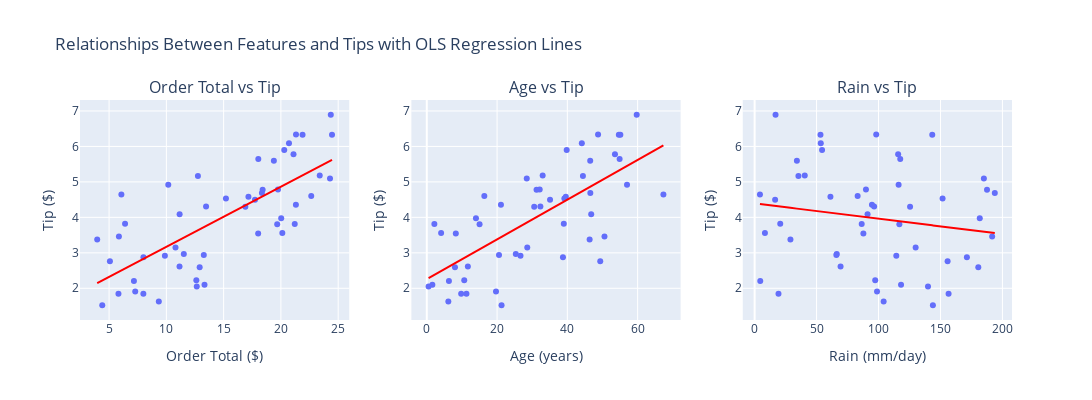

Here is the notebook cell this chart was saved with:
### Code cell
# Create a DataFrame for easier plotting
df = pd.DataFrame({"Order Total": order_totals, "Age": age, "Rain": rain, "Tip": observed_tips})

# Create subplots manually
fig = make_subplots(
    rows=1, cols=3, subplot_titles=("Order Total vs Tip", "Age vs Tip", "Rain vs Tip")
)

# Create individual plots with trendlines using plotly express
fig1 = px.scatter(df, x="Order Total", y="Tip", trendline="ols", trendline_color_override="red")
fig2 = px.scatter(df, x="Age", y="Tip", trendline="ols", trendline_color_override="red")
fig3 = px.scatter(df, x="Rain", y="Tip", trendline="ols", trendline_color_override="red")

# Add traces from individual figures to subplots
for trace in fig1.data:
    fig.add_trace(trace, row=1, col=1)

for trace in fig2.data:
    fig.add_trace(trace, row=1, col=2)

for trace in fig3.data:
    fig.add_trace(trace, row=1, col=3)

# Update axes labels
fig.update_xaxes(title_text="Order Total ($)", row=1, col=1)
fig.update_xaxes(title_text="Age (years)", row=1, col=2)
fig.update_xaxes(title_text="Rain (mm/day)", row=1, col=3)
fig.update_yaxes(title_text="Tip ($)", row=1, col=1)
fig.update_yaxes(title_text="Tip ($)", row=1, col=2)
fig.update_yaxes(title_text="Tip ($)", row=1, col=3)

# Update layout
fig.update_layout(
    title_text="Relationships Between Features and Tips with OLS Regression Lines",
    showlegend=False,
    height=400,
    width=1200,
)

fig.show()

### Figure 1 — Plotly figure (JSON) as saved in the notebook; plotly's stock layout.template omitted (floating-point values rounded to 4 significant figures)
{"data": [{"hovertemplate": "Order Total=%{x}<br>Tip=%{y}<extra></extra>", "legendgroup": "", "marker": {"color": "#636efa", "symbol": "circle"}, "mode": "markers", "name": "", "orientation": "v", "showlegend": false, "type": "scatter", "x": [20.03, 12.66, 21.89, 18.34, 5.072, 24.46, 19.75, 20.29, 5.818, 12.91, 11.16, 23.39, 17.17, 21.1, 12.76, 7.999, 15.2, 4.404, 21.21, 16.9, 19.68, 10.8, 24.36, 22.65, 20.12, 7.282, 13.27, 3.964, 6.394, 18.03, 19.38, 24.29, 10.17, 11.15, 13.33, 7.168, 5.858, 13.47, 7.992, 17.74, 12.62, 21.32, 18.41, 9.872, 21.31, 20.7, 11.52, 9.343, 18.01, 6.075], "xaxis": "x", "y": [3.978, 2.051, 6.33, 4.686, 2.759, 6.326, 4.782, 5.902, 1.843, 2.59, 4.09, 5.18, 4.58, 5.778, 5.167, 2.877, 4.534, 1.522, 3.809, 4.302, 3.805, 3.148, 6.893, 4.6, 3.561, 1.913, 2.936, 3.376, 3.82, 5.643, 5.595, 5.096, 4.917, 2.615, 2.101, 2.209, 3.46, 4.308, 1.849, 4.497, 2.223, 6.336, 4.777, 2.917, 4.353, 6.09, 2.964, 1.627, 3.545, 4.646], "yaxis": "y"}, {"hovertemplate": "<b>OLS trendline</b><br>Tip = 0.169632 * Order Total + 1.47188<br>R<sup>2</sup>=0.534067<br><br>Order Total=%{x}<br>Tip=%{y} <b>(trend)</b><extra></extra>", "legendgroup": "", "line": {"color": "red"}, "marker": {"color": "#636efa", "symbol": "circle"}, "mode": "lines", "name": "", "showlegend": false, "type": "scatter", "x": [3.964, 4.404, 5.072, 5.818, 5.858, 6.075, 6.394, 7.168, 7.282, 7.992, 7.999, 9.343, 9.872, 10.17, 10.8, 11.15, 11.16, 11.52, 12.62, 12.66, 12.76, 12.91, 13.27, 13.33, 13.47, 15.2, 16.9, 17.17, 17.74, 18.01, 18.03, 18.34, 18.41, 19.38, 19.68, 19.75, 20.03, 20.12, 20.29, 20.7, 21.1, 21.21, 21.31, 21.32, 21.89, 22.65, 23.39, 24.29, 24.36, 24.46], "xaxis": "x", "y": [2.144, 2.219, 2.332, 2.459, 2.466, 2.502, 2.557, 2.688, 2.707, 2.828, 2.829, 3.057, 3.146, 3.197, 3.304, 3.363, 3.365, 3.427, 3.612, 3.619, 3.636, 3.662, 3.723, 3.733, 3.756, 4.05, 4.338, 4.384, 4.48, 4.528, 4.53, 4.583, 4.594, 4.76, 4.81, 4.821, 4.869, 4.886, 4.914, 4.984, 5.051, 5.069, 5.087, 5.088, 5.185, 5.314, 5.439, 5.591, 5.603, 5.622], "yaxis": "y"}, {"hovertemplate": "Age=%{x}<br>Tip=%{y}<extra></extra>", "legendgroup": "", "marker": {"color": "#636efa", "symbol": "circle"}, "mode": "markers", "name": "", "orientation": "v", "showlegend": false, "type": "scatter", "x": [13.99, 0.5154, 55.08, 46.54, 49.36, 54.65, 32.12, 39.81, 9.786, 8.017, 46.79, 32.98, 39.57, 53.55, 44.43, 38.75, 39.14, 21.28, 2.157, 30.57, 15.02, 28.6, 59.74, 16.38, 4.081, 19.7, 20.55, 46.33, 38.99, 54.87, 46.5, 28.45, 56.98, 11.69, 1.59, 6.303, 50.57, 32.33, 11.29, 35.07, 10.66, 48.74, 31.23, 26.67, 21.11, 44.12, 25.33, 6.135, 8.26, 67.33], "xaxis": "x2", "y": [3.978, 2.051, 6.33, 4.686, 2.759, 6.326, 4.782, 5.902, 1.843, 2.59, 4.09, 5.18, 4.58, 5.778, 5.167, 2.877, 4.534, 1.522, 3.809, 4.302, 3.805, 3.148, 6.893, 4.6, 3.561, 1.913, 2.936, 3.376, 3.82, 5.643, 5.595, 5.096, 4.917, 2.615, 2.101, 2.209, 3.46, 4.308, 1.849, 4.497, 2.223, 6.336, 4.777, 2.917, 4.353, 6.09, 2.964, 1.627, 3.545, 4.646], "yaxis": "y2"}, {"hovertemplate": "<b>OLS trendline</b><br>Tip = 0.0559941 * Age + 2.26063<br>R<sup>2</sup>=0.506275<br><br>Age=%{x}<br>Tip=%{y} <b>(trend)</b><extra></extra>", "legendgroup": "", "line": {"color": "red"}, "marker": {"color": "#636efa", "symbol": "circle"}, "mode": "lines", "name": "", "showlegend": false, "type": "scatter", "x": [0.5154, 1.59, 2.157, 4.081, 6.135, 6.303, 8.017, 8.26, 9.786, 10.66, 11.29, 11.69, 13.99, 15.02, 16.38, 19.7, 20.55, 21.11, 21.28, 25.33, 26.67, 28.45, 28.6, 30.57, 31.23, 32.12, 32.33, 32.98, 35.07, 38.75, 38.99, 39.14, 39.57, 39.81, 44.12, 44.43, 46.33, 46.5, 46.54, 46.79, 48.74, 49.36, 50.57, 53.55, 54.65, 54.87, 55.08, 56.98, 59.74, 67.33], "xaxis": "x2", "y": [2.289, 2.35, 2.381, 2.489, 2.604, 2.614, 2.71, 2.723, 2.809, 2.858, 2.893, 2.915, 3.044, 3.102, 3.178, 3.364, 3.411, 3.442, 3.452, 3.679, 3.754, 3.853, 3.862, 3.972, 4.009, 4.059, 4.071, 4.107, 4.225, 4.43, 4.444, 4.452, 4.476, 4.49, 4.731, 4.748, 4.855, 4.864, 4.867, 4.88, 4.99, 5.025, 5.092, 5.259, 5.321, 5.333, 5.345, 5.451, 5.606, 6.031], "yaxis": "y2"}, {"hovertemplate": "Rain=%{x}<br>Tip=%{y}<extra></extra>", "legendgroup": "", "marker": {"color": "#636efa", "symbol": "circle"}, "mode": "markers", "name": "", "orientation": "v", "showlegend": false, "type": "scatter", "x": [181.7, 139.9, 53.17, 193.8, 155.8, 143.4, 89.87, 54.45, 19.28, 180.5, 91.16, 40.47, 61.19, 115.8, 35.35, 171.3, 151.7, 143.9, 86.42, 125.5, 116.8, 130.0, 16.89, 83.16, 8.323, 98.8, 65.97, 28.9, 20.68, 117.5, 34.12, 185.0, 116.2, 69.37, 118.2, 4.561, 191.7, 96.46, 156.5, 16.55, 97.33, 98.14, 187.6, 114.3, 94.7, 53.4, 66.31, 104.1, 87.78, 4.322], "xaxis": "x3", "y": [3.978, 2.051, 6.33, 4.686, 2.759, 6.326, 4.782, 5.902, 1.843, 2.59, 4.09, 5.18, 4.58, 5.778, 5.167, 2.877, 4.534, 1.522, 3.809, 4.302, 3.805, 3.148, 6.893, 4.6, 3.561, 1.913, 2.936, 3.376, 3.82, 5.643, 5.595, 5.096, 4.917, 2.615, 2.101, 2.209, 3.46, 4.308, 1.849, 4.497, 2.223, 6.336, 4.777, 2.917, 4.353, 6.09, 2.964, 1.627, 3.545, 4.646], "yaxis": "y3"}, {"hovertemplate": "<b>OLS trendline</b><br>Tip = -0.00430556 * Rain + 4.39314<br>R<sup>2</sup>=0.027587<br><br>Rain=%{x}<br>Tip=%{y} <b>(trend)</b><extra></extra>", "legendgroup": "", "line": {"color": "red"}, "marker": {"color": "#636efa", "symbol": "circle"}, "mode": "lines", "name": "", "showlegend": false, "type": "scatter", "x": [4.322, 4.561, 8.323, 16.55, 16.89, 19.28, 20.68, 28.9, 34.12, 35.35, 40.47, 53.17, 53.4, 54.45, 61.19, 65.97, 66.31, 69.37, 83.16, 86.42, 87.78, 89.87, 91.16, 94.7, 96.46, 97.33, 98.14, 98.8, 104.1, 114.3, 115.8, 116.2, 116.8, 117.5, 118.2, 125.5, 130.0, 139.9, 143.4, 143.9, 151.7, 155.8, 156.5, 171.3, 180.5, 181.7, 185.0, 187.6, 191.7, 193.8], "xaxis": "x3", "y": [4.375, 4.374, 4.357, 4.322, 4.32, 4.31, 4.304, 4.269, 4.246, 4.241, 4.219, 4.164, 4.163, 4.159, 4.13, 4.109, 4.108, 4.094, 4.035, 4.021, 4.015, 4.006, 4.001, 3.985, 3.978, 3.974, 3.971, 3.968, 3.945, 3.901, 3.894, 3.893, 3.89, 3.887, 3.884, 3.853, 3.834, 3.791, 3.776, 3.774, 3.74, 3.723, 3.719, 3.655, 3.616, 3.611, 3.597, 3.586, 3.568, 3.559], "yaxis": "y3"}], "layout": {"annotations": [{"font": {"size": 16}, "showarrow": false, "text": "Order Total vs Tip", "x": 0.1444, "xanchor": "center", "xref": "paper", "y": 1, "yanchor": "bottom", "yref": "paper"}, {"font": {"size": 16}, "showarrow": false, "text": "Age vs Tip", "x": 0.5, "xanchor": "center", "xref": "paper", "y": 1, "yanchor": "bottom", "yref": "paper"}, {"font": {"size": 16}, "showarrow": false, "text": "Rain vs Tip", "x": 0.8556, "xanchor": "center", "xref": "paper", "y": 1, "yanchor": "bottom", "yref": "paper"}], "height": 400, "showlegend": false, "title": {"text": "Relationships Between Features and Tips with OLS Regression Lines"}, "width": 1200, "xaxis": {"anchor": "y", "domain": [0, 0.2889], "title": {"text": "Order Total ($)"}}, "xaxis2": {"anchor": "y2", "domain": [0.3556, 0.6444], "title": {"text": "Age (years)"}}, "xaxis3": {"anchor": "y3", "domain": [0.7111, 1], "title": {"text": "Rain (mm/day)"}}, "yaxis": {"anchor": "x", "domain": [0, 1], "title": {"text": "Tip ($)"}}, "yaxis2": {"anchor": "x2", "domain": [0, 1], "title": {"text": "Tip ($)"}}, "yaxis3": {"anchor": "x3", "domain": [0, 1], "title": {"text": "Tip ($)"}}}}
